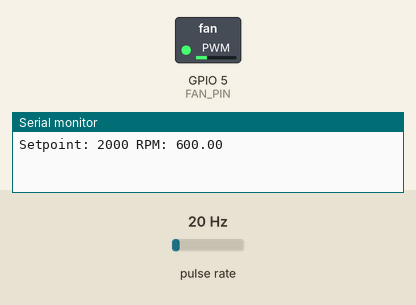
Bench run of a sketch on a simulated ESP32. Shown: switched loads named in the sketch (green lamp = pin HIGH), the last lines printed to the serial monitor. Wiring (inferred from the names in the program): pulse sensor: data GPIO 2. Inputs (shaded band) come from the test bench; at power-on: pulse rate 20 Hz.

Above: at 1.2 s.
1.3 s: pulse rate (sensor on GPIO 2) set to 50 Hz
At 2.8 s:
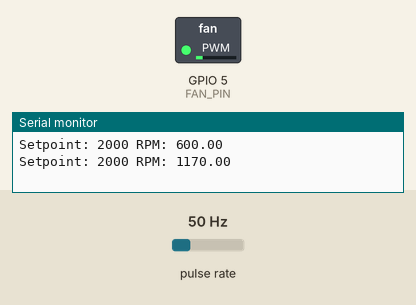
4.3 s: pulse rate (sensor on GPIO 2) set to 4 Hz
At 5.6 s:
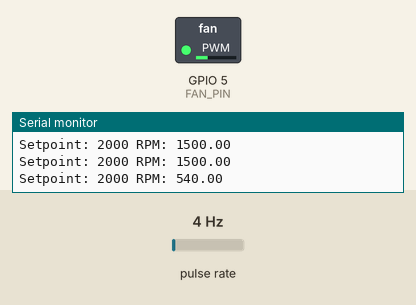
Timing chart, 0 to 7.5 s (numbered marks = the images above; inputs shaded):
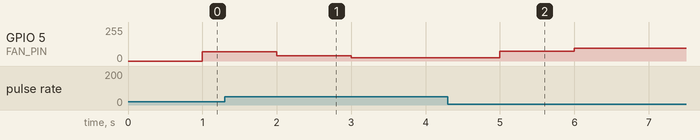

Measured:
- after the input at 1.3 s, GPIO 5 (FAN_PIN): 70/255 → 41/255 after 0.70 s, → 25/255 1.0 s later
- after the input at 4.3 s, GPIO 5 (FAN_PIN): 25/255 → 73/255 after 0.70 s, → 94/255 1.0 s later

The sketch:

sensor_hall_585.ino
```cpp
// snippet: sensor_hall_585
// tags: encoder
// boards: avr, esp32, megaavr, nano33iot, romi32u4
// library: none
// description: Closed-loop fan speed control: PID controller targeting 2000 RPM measured by Hall sensor on pin 2
// prompts: closed-loop, speed, control, controller, targeting, measured
// verified: compile-only
// source: kd-generated (id 585)
// exact-include: Arduino.h

#include <Arduino.h>

const int FAN_PIN = 5;    // PWM output for fan
const int HALL_PIN = 2;   // Hall sensor input
const int PULSES_PER_REV = 2;

const float Kp = 0.05f;  // proportional gain
const float Ki = 0.002f; // integral gain
const float Kd = 0.0f;   // derivative gain

int targetRPM = 2000;

volatile long encoderCount = 0;

// ISR: count one pulse per rising edge
void hallISR() {
  encoderCount++;
}

void setup() {
  Serial.begin(9600);
  pinMode(FAN_PIN, OUTPUT);
  pinMode(HALL_PIN, INPUT_PULLUP);
  attachInterrupt(digitalPinToInterrupt(HALL_PIN), hallISR, RISING);
}

unsigned long prevMs = 0;
const unsigned long INTERVAL = 1000;  // 1 second

void loop() {
  unsigned long now = millis();
  if (now - prevMs < INTERVAL) return;
  prevMs = now;

  // Atomically grab and reset count
  noInterrupts();
  long count = encoderCount;
  encoderCount = 0;
  interrupts();

  // RPM = (pulses / pulses-per-rev) * (60 s / interval in seconds)
  float measuredRPM = (count * 60.0f) / PULSES_PER_REV;

  float error = targetRPM - measuredRPM;

  static float integral = 0.0f;
  static float prevError = 0.0f;

  float dt = INTERVAL / 1000.0f;  // seconds
  integral += error * dt;
  integral = constrain(integral, -200.0, 200.0);  // anti-windup
  float derivative = (error - prevError) / dt;
  prevError = error;

  float output = Kp * error + Ki * integral + Kd * derivative;
  output = constrain(output, 0.0, 255.0);

  analogWrite(FAN_PIN, (int)output);

  Serial.print("Setpoint: "); Serial.print(targetRPM);
  Serial.print(" RPM: "); Serial.println(measuredRPM);
}
```
